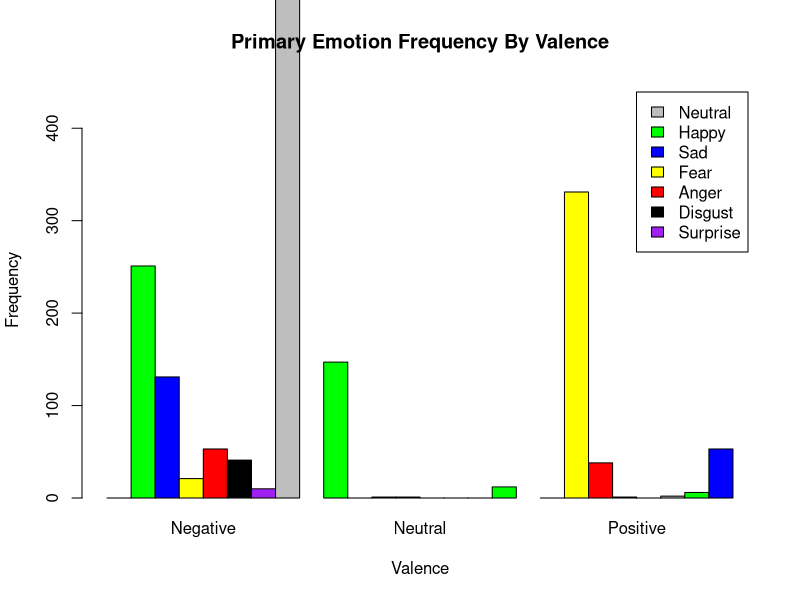

This figure's R source:
library(reshape2)
library(ggplot2)
library(plyr)
library(gridExtra)
Top10 <- read.csv("Top10.csv")
PrimaryEmotions <- table(Top10$primary, Top10$valence)
barplot(PrimaryEmotions, main="Primary Emotion Frequency By Valence", xlab="Valence", ylab="Frequency", col=c("gray", "green", "blue","yellow","red","black","purple"), names.arg=c("Negative","Neutral","Positive"), legend = c("Neutral","Happy","Sad","Fear","Anger","Disgust","Surprise"), ylim=c(0,450), beside=TRUE)
#dev.copy2pdf(file='PrimaryEmotions.pdf')

#emotionColumns <- c("neutral","happy","sad","fear","anger","disgust","surprise","multi")
#emotionColumnsValence <- c("neutral","happy","sad","fear","anger","disgust","surprise","multi","valence")
#Emotions <- Top10[, match(emotionColumnsValence, names(Top10))]
#Emotions$valence <- as.character(Emotions$valence)
#Melted <- melt(Emotions, id.vars = "valence", measure.vars = emotionColumns)
#Melted <- Melted[Melted$value > 0,]

#Melted2 <- count(Melted, c('variable','value','valence'))

#Negative <- Melted2[Melted2$valence == -1,]
#Positive <- Melted2[Melted2$valence == 1,]
#Neutral <- Melted2[Melted2$valence == 0,]

#plotNegative <- qplot(
#Negative$variable,Negative$value,
#aes(x=Negative$variable,y=Negative$value),
#  xlab = "Emotion",
#  ylab = "Weight",
#  alpha=I(0.7)
#) + geom_point(aes(size=Negative$freq), col="red")

#plotNeutral <- qplot(
#  Neutral$variable,Neutral$value,
#  aes(x=Neutral$variable,y=Neutral$value),
#  vxlab = "Emotion",
  #ylab = "Weight",
  #  alpha=I(0.7)
  #) + geom_point(aes(size=Neutral$freq), col="gray")

#plotPositive <- qplot(
#  Positive$variable,Positive$value,
#  aes(x=Positive$variable,y=Positive$value),
#  xlab = "Emotion",
#  ylab = "Weight",
#  alpha=I(0.7)
#) + geom_point(aes(size=Positive$freq), col="green")

#chartList <- list(plotNegative, plotNeutral, plotPositive)
#do.call(grid.arrange, c(chartList, list(ncol=2)))
#dev.copy2pdf(file='EmotionsVsWeight.pdf', paper="a4r")